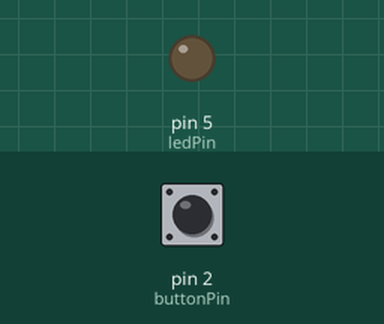
Recording of a sketch running on a simulated Arduino Uno, built with avr-gcc and run on an emulated ATmega328P. On the bench: output pins drawn as LEDs (lit = HIGH). The inputs (shaded band) are chosen by the test bench; at power-on: pin 2 (buttonPin) LOW. What the sketch prints to the serial monitor is not drawn.

Above: at 1.2 s.
1.3 s: pin 2 (buttonPin) pulled HIGH for 0.15 s
At 1.37 s:
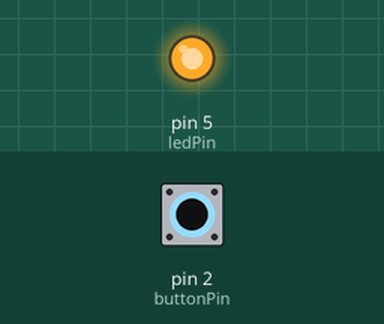
2.9 s: pin 2 (buttonPin) pulled HIGH for 3.2 s
At 6.8 s:
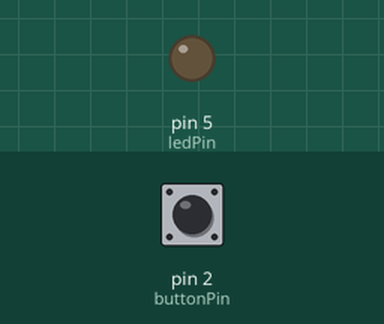
Timing chart, 0 to 8.3 s (numbered marks = the images above; inputs shaded):
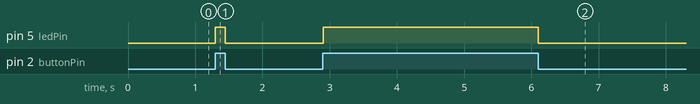

The sketch:

Button.ino
```cpp
const int buttonPin = 2;     // the number of the pushbutton pin
const int ledPin =  5;      // the number of the LED pin

int buttonState = 0;         // variable for reading the pushbutton status

void setup() {
  Serial.begin(9600);

  pinMode(ledPin, OUTPUT);
  pinMode(buttonPin, INPUT);
}

void loop() {
  buttonState = digitalRead(buttonPin);
  if (buttonState == HIGH) {
    digitalWrite(ledPin, HIGH);
    Serial.print(buttonState);
  } else {
    digitalWrite(ledPin, LOW);
    Serial.print(buttonState);
  }
}
```

Measured:
- after the input at 1.3 s, pin 5 (ledPin): LOW → HIGH at once, → LOW 0.15 s later
- after the input at 2.9 s, pin 5 (ledPin): LOW → HIGH at once, → LOW 3.2 s later
